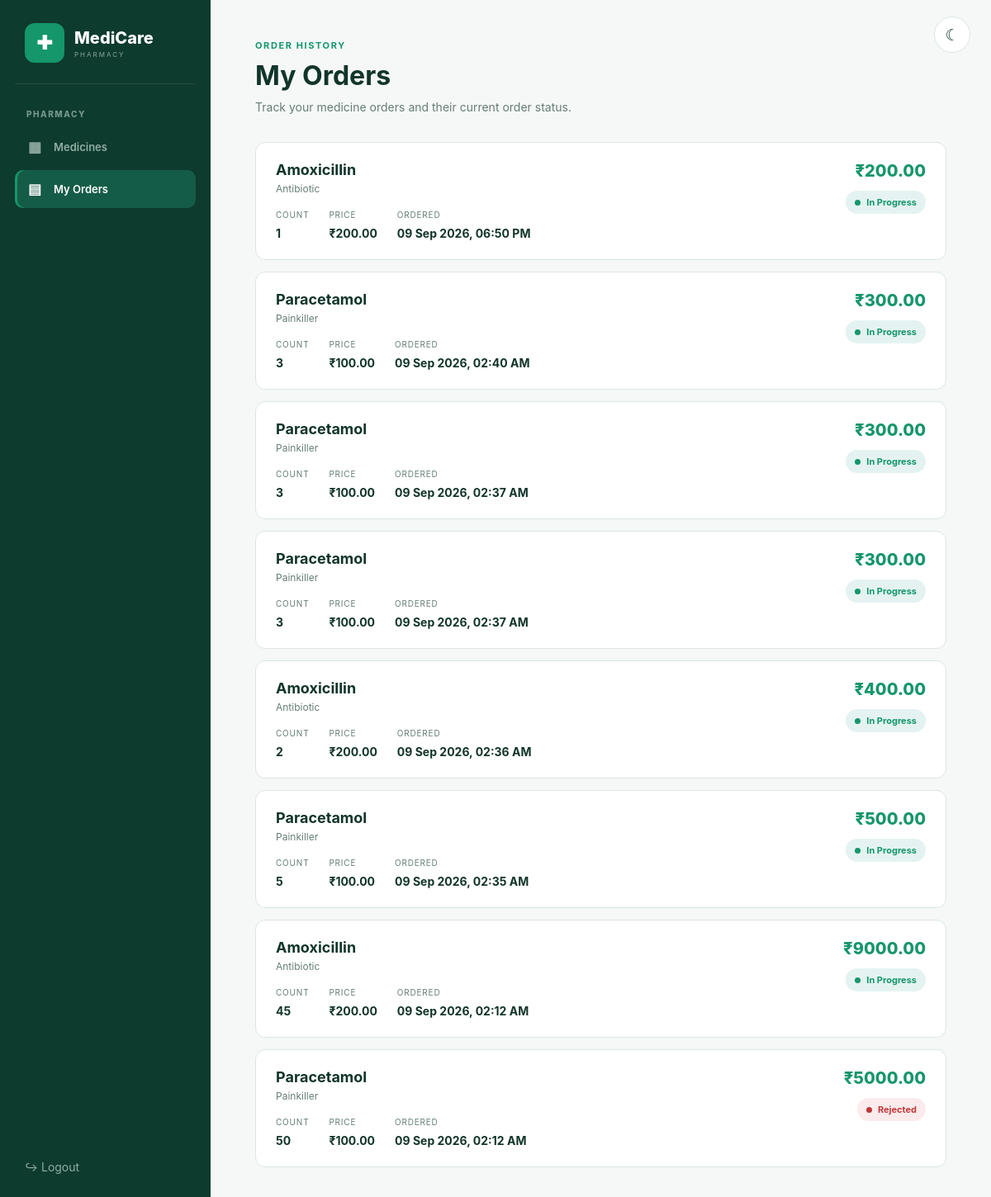
Page /my-orders/ (signed in) on the committed database.
### pharmacy/models.py (models this page shows, shortened)
class Order(models.Model):
    STATUS_CHOICES = [
        ('Pending', 'Pending'),
        ('In Progress', 'In Progress'),
        ('Delivered', 'Delivered'),
        ('Rejected', 'Rejected'),
    ]
    medicine = models.ForeignKey(
        Medicine,
        on_delete=models.CASCADE
    )
    user = models.ForeignKey(
        User,
        on_delete=models.CASCADE
    )
    count = models.PositiveIntegerField(default=1)
    order_date = models.DateTimeField(
        auto_now_add=True
    )
    status = models.CharField(
        max_length=30,
        choices=STATUS_CHOICES,
        default='Pending'
    )

class Medicine(models.Model):
    name = models.CharField(max_length=100)
    category = models.CharField(max_length=100)
    manufacture_date = models.DateField()
    expiry_date = models.DateField()
    price = models.DecimalField(
        max_digits=10,
        decimal_places=2
    )
    count = models.PositiveIntegerField(default=0)

### pharmacy/views.py (the view)
def my_orders(request):
    if not request.user.is_authenticated:
        return redirect('login')
    if is_admin(request.user):
        return redirect('admin_dashboard')
    orders = Order.objects.filter(
        user=request.user
    ).select_related(
        'medicine'
    ).order_by('-order_date')
    for order in orders:
        order.total_price = order.medicine.price * order.count
    return render(
        request,
        'pharmacy/my_orders.html',
        {'orders': orders}
    )

### pharmacy/views.py (called while the page is built)
def is_admin(user):
    return user.is_authenticated and user.is_superuser

### pharmacy/templates/pharmacy/my_orders.html (shortened to what this page needs)
{% load static %}
<!DOCTYPE html>
<html lang="en">
<head>
</head>
<body>
<button
    id="themeToggle"
    class="theme-toggle"
    type="button"
    aria-label="Switch theme"
    title="Switch to dark mode"
>
</button>
<div class="layout">
    <aside class="sidebar">
        <div class="brand">
            <div class="brand-icon">
                ✚
            </div>
            <div class="brand-name">
                <strong>
                    MediCare
                </strong>
                <span>
                    PHARMACY
                </span>
            </div>
        </div>
        <div class="menu-title">
            PHARMACY
        </div>
        <nav class="menu">
            <a
                href="/user-dashboard/"
                class="menu-link"
            >
                <span class="menu-icon">
                    ▦
                </span>
                <span>
                    Medicines
                </span>
            </a>
            <a
                href="/my-orders/"
                class="menu-link active"
            >
                <span class="menu-icon">
                    ▤
                </span>
                <span>
                    My Orders
                </span>
            </a>
        </nav>
        <div class="sidebar-space"></div>
        <a
            href="/logout/"
            class="logout"
        >
            <span>
                ↪
            </span>
            <span>
                Logout
            </span>
        </a>
    </aside>
    <main class="main">
        <div class="eyebrow">
            ORDER HISTORY
        </div>
        <h1>
            My Orders
        </h1>
        <p class="subtitle">
            Track your medicine orders and their current order status.
        </p>
        <section class="orders">
            {% for order in orders %}
            <article class="order">
                <div>
                    <div class="medicine">
                        {{ order.medicine.name }}
                    </div>
                    <div class="category">
                        {{ order.medicine.category }}
                    </div>
                    <div class="details">
                        <div class="detail">
                            <span>
                                Count
                            </span>
                            <strong>
                                {{ order.count }}
                            </strong>
                        </div>
                        <div class="detail">
                            <span>
                                Price
                            </span>
                            <strong>
                                ₹{{ order.medicine.price }}
                            </strong>
                        </div>
                        <div class="detail">
                            <span>
                                Ordered
                            </span>
                            <strong>
                                {{ order.order_date|date:"d M Y, h:i A" }}
                            </strong>
                        </div>
                    </div>
                </div>
                <div class="right">
                    <div class="total">
                        ₹{{ order.total_price }}
                    </div>
                    {% if order.status == "Pending" %}
                        <span class="status pending">
                            Pending
                        </span>
                    {% elif order.status == "In Progress" %}
                        <span class="status in-progress">
                            In Progress
                        </span>
                    {% elif order.status == "Delivered" %}
                        <span class="status delivered">
                            Delivered
                        </span>
                    {% elif order.status == "Rejected" %}
                        <span class="status rejected">
                            Rejected
                        </span>
                    {% else %}
                        <span class="status pending">
                            {{ order.status }}
                        </span>
                    {% endif %}
                </div>
            </article>
            {% empty %}
                <div class="empty">
                    You have not placed any orders yet.
                </div>
            {% endfor %}
        </section>
    </main>
</div>
</body>
</html>

### pharmacy/templates/pharmacy/my_orders.html (style rules this page uses)
:root { --sidebar: #0d3b2e; --sidebar-active: #155c48; --primary: #15966b; --primary-dark: #0f805b; --background: #f5f8f7; --card: #ffffff; --text: #12352b; --muted: #667d75; --border: #dce6e2; --input-bg: #ffffff; --success: #218b5b; --danger: #c03939; --warning: #b7791f; --progress: #15966b; --topbar: #ffffff; }
* { box-sizing: border-box; }
body { margin: 0; min-height: 100vh; font-family: Inter, -apple-system, BlinkMacSystemFont, "Segoe UI", Arial, sans-serif; background: var(--background); color: var(--text); transition: background .25s ease, color .25s ease; }
.theme-toggle { position: fixed; top: 20px; right: 25px; width: 44px; height: 44px; border-radius: 50%; border: 1px solid var(--border); background: var(--card); color: var(--text); cursor: pointer; font-size: 19px; z-index: 1000; display: flex; align-items: center; justify-content: center; transition: .2s; }
.layout { min-height: 100vh; display: flex; }
.sidebar { width: 255px; min-height: 100vh; position: fixed; left: 0; top: 0; bottom: 0; background: var(--sidebar); padding: 28px 18px; display: flex; flex-direction: column; }
.brand { display: flex; align-items: center; gap: 12px; padding: 0 12px 25px; border-bottom: 1px solid rgba(255,255,255,.09); margin-bottom: 30px; }
.brand-icon { width: 48px; height: 48px; border-radius: 12px; background: var(--primary); color: white; display: flex; align-items: center; justify-content: center; font-size: 23px; font-weight: 700; }
.brand-name strong { display: block; color: white; font-size: 20px; font-weight: 800; }
.brand-name span { display: block; color: #8ba79d; font-size: 8px; letter-spacing: 2px; margin-top: 3px; }
.menu-title { color: #76988e; font-size: 10px; font-weight: 800; letter-spacing: 1.5px; margin: 0 14px 11px; }
.menu { display: flex; flex-direction: column; gap: 5px; }
.menu-link { height: 46px; display: flex; align-items: center; gap: 13px; padding: 0 14px; border-radius: 10px; text-decoration: none; color: #92ada4; font-size: 13px; font-weight: 600; transition: .2s; }
.menu-link.active { color: white; background: var(--sidebar-active); box-shadow: inset 3px 0 0 var(--primary); }
.menu-icon { width: 20px; text-align: center; font-size: 17px; }
.sidebar-space { flex: 1; }
.logout { text-decoration: none; color: #92ada4; padding: 12px; font-size: 14px; }
.main { margin-left: 255px; width: calc(100% - 255px); min-height: 100vh; padding: 48px 54px; }
.eyebrow { font-size: 11px; letter-spacing: 1.6px; font-weight: 700; color: var(--primary); margin-bottom: 10px; }
h1 { margin: 0; font-size: 32px; color: var(--text); }
.subtitle { color: var(--muted); margin: 10px 0 34px; font-size: 14px; }
.orders { display: flex; flex-direction: column; gap: 14px; max-width: 1250px; }
.order { background: var(--card); border: 1px solid var(--border); border-radius: 12px; padding: 22px 24px; display: grid; grid-template-columns: 1fr auto; gap: 20px; transition: background .25s ease, border-color .25s ease; }
.medicine { font-size: 18px; font-weight: 700; color: var(--text); }
.category { color: var(--muted); font-size: 12px; margin-top: 5px; }
.details { display: flex; flex-wrap: wrap; gap: 24px; margin-top: 18px; }
.detail span { display: block; font-size: 10px; color: var(--muted); letter-spacing: .8px; text-transform: uppercase; margin-bottom: 6px; }
.detail strong { font-size: 14px; color: var(--text); }
.right { min-width: 150px; text-align: right; }
.total { font-size: 20px; font-weight: 800; color: var(--primary); margin-bottom: 12px; }
.status { display: inline-flex; align-items: center; gap: 7px; padding: 7px 11px; border-radius: 999px; font-size: 11px; font-weight: 700; }
.status::before { content: ""; width: 7px; height: 7px; border-radius: 50%; background: currentColor; }
.in-progress { color: var(--progress); background: #e4f3f1; }
.rejected { color: var(--danger); background: #fcebec; }

### rows in the picture
Order: medicine.name "Amoxicillin", medicine.category "Antibiotic", count "1", medicine.price "200.00", order_date "09 Sep 2026, 06:50 PM", total_price "200.00", status "In Progress"
Order: medicine.name "Paracetamol", medicine.category "Painkiller", count "3", medicine.price "100.00", order_date "09 Sep 2026, 02:40 AM", total_price "300.00", status "In Progress"
Order: medicine.name "Paracetamol", medicine.category "Painkiller", count "3", medicine.price "100.00", order_date "09 Sep 2026, 02:37 AM", total_price "300.00", status "In Progress"
Order: medicine.name "Paracetamol", medicine.category "Painkiller", count "3", medicine.price "100.00", order_date "09 Sep 2026, 02:37 AM", total_price "300.00", status "In Progress"
Order: medicine.name "Amoxicillin", medicine.category "Antibiotic", count "2", medicine.price "200.00", order_date "09 Sep 2026, 02:36 AM", total_price "400.00", status "In Progress"
Order: medicine.name "Paracetamol", medicine.category "Painkiller", count "5", medicine.price "100.00", order_date "09 Sep 2026, 02:35 AM", total_price "500.00", status "In Progress"
Order: medicine.name "Amoxicillin", medicine.category "Antibiotic", count "45", medicine.price "200.00", order_date "09 Sep 2026, 02:12 AM", total_price "9000.00", status "In Progress"
Order: medicine.name "Paracetamol", medicine.category "Painkiller", count "50", medicine.price "100.00", order_date "09 Sep 2026, 02:12 AM", total_price "5000.00", status "Rejected"
